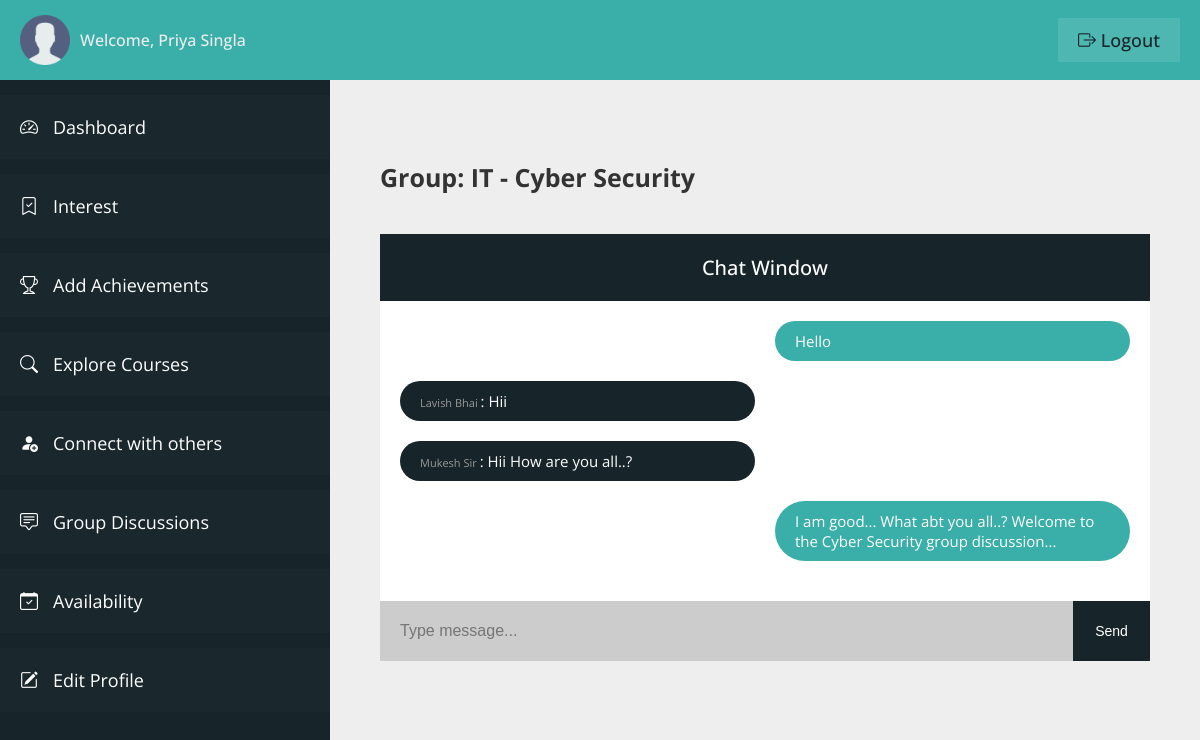
The page /student/group-discussion-window.php?gid=7&gf=IT&gd=Cyber Security (signed in) on the database its author committed.
### tables this page shows
CREATE TABLE `user_table` (
  `user_id` int(11) NOT NULL,
  `user_firstname` varchar(100) NOT NULL,
  `user_lastname` varchar(100) NOT NULL,
  `user_type` varchar(20) NOT NULL,
  `user_email` varchar(100) NOT NULL,
  `user_phone` varchar(10) NOT NULL,
  `user_password` varchar(100) NOT NULL,
  `user_createdon` datetime NOT NULL DEFAULT current_timestamp()
);

CREATE TABLE `group_chat` (
  `chat_id` int(11) NOT NULL,
  `group_id` int(11) NOT NULL,
  `message_from` int(11) NOT NULL,
  `message` varchar(1000) NOT NULL,
  `message_on` datetime NOT NULL DEFAULT current_timestamp()
);

### student/group-discussion-window.php (the view, shortened to what this page needs)
<?php
include "connection.php";
?>
<!DOCTYPE html>
<html lang="en">
<head>
    <link rel="stylesheet" href="css/style-dashboard.css">
    <link rel="stylesheet" href="https://cdn.jsdelivr.net/npm/bootstrap-icons@1.11.0/font/bootstrap-icons.css">
</head>
<body>
    <div class="container">
        <header class="header">
            <div class="header__left">
                <img src="img/user.png" class="user__header-user" alt="user">
                <span class="header__user-name">Welcome,
                    <?php
                    $q = "SELECT * FROM user_table WHERE user_id = '" . $_SESSION['userIdVce'] . "'";
                    $r = mysqli_query($con, $q);
                    if (mysqli_num_rows($r) > 0) {
                        $row = mysqli_fetch_array($r);
                        echo $row['user_firstname'] . ' ' . $row['user_lastname'];
                    }
                    ?>
                </span>
            </div>
            <div class="header__right">
                <a href="logout.php" class="header__user-logout"><i class="bi bi-box-arrow-right"></i> logout</a>
            </div>
        </header>
        <section class="sidebar">
            <ul class="sidebar__items">
                <a href="dashboard.php" class="sidebar__item-link">
                    <li class="sidebar__item">
                        <i class="bi bi-speedometer2"></i>
                        <span>Dashboard</span>
                    </li>
                </a>
                <a href="user-interest.php" class="sidebar__item-link">
                    <li class="sidebar__item">
                        <i class="bi bi-bookmark-check"></i>
                        <span>Interest</span>
                    </li>
                </a>
                <a href="user-achievements.php" class="sidebar__item-link">
                    <li class="sidebar__item">
                        <i class="bi bi-trophy"></i>
                        <span>Add Achievements</span>
                    </li>
                </a>
                <a href="explore-courses.php" class="sidebar__item-link">
                    <li class="sidebar__item">
                        <i class="bi bi-search"></i>
                        <span>Explore Courses</span>
                    </li>
                </a>
                <a href="connect.php" class="sidebar__item-link">
                    <li class="sidebar__item">
                        <i class="bi bi-person-fill-add"></i>
                        <span>Connect with others</span>
                    </li>
                </a>
                <a href="group-discussions.php" class="sidebar__item-link">
                    <li class="sidebar__item">
                        <i class="bi bi-chat-square-text"></i>
                        <span>Group Discussions</span>
                    </li>
                </a>
                <a href="user-availability.php" class="sidebar__item-link">
                    <li class="sidebar__item">
                        <i class="bi bi-calendar-check"></i>
                        <span>Availability</span>
                    </li>
                </a>
                <a href="profile.php" class="sidebar__item-link">
                    <li class="sidebar__item">
                        <i class="bi bi-pencil-square"></i>
                        <span>Edit Profile</span>
                    </li>
                </a>
            </ul>
        </section>
        <main class="main__content">
            <h3 class="user__name-chat">
                Group: <?php
                        echo $_GET['gf'] . " - " . $_GET['gd']; ?>
            </h3>
            <h4 class="user__chat-window">Chat Window</h4>
            <div class="user__chat-container">
                <div class="user__chat-area">
                    <?php
                    $qM = "SELECT * FROM `group_chat` WHERE group_id = '" . $_GET['gid'] . "'";
                    $rM = mysqli_query($con, $qM);
                    if (mysqli_num_rows($rM) > 0) {
                        while ($rowM = mysqli_fetch_array($rM)) {
                            if ($rowM['message_from'] == $_SESSION['userIdVce']) { ?>
                                <p></p>
                                <p class="user__chat-msg-sent">
                                    <?php echo $rowM['message']; ?>
                                </p>
                            <?php } else { ?>
                                <?php
                                $selectU = "SELECT * FROM `user_table` WHERE `user_id` = '" . $rowM['message_from'] . "'";
                                $queryU = mysqli_query($con, $selectU);
                                if (mysqli_num_rows($queryU) > 0) {
                                    while ($rowU = mysqli_fetch_array($queryU)) { ?>
                                        <p class="user__chat-msg-recieve">
                                            <a class="group__chat-user-link" href="connect-profile.php?profile=<?php echo $rowU['user_id'] ?>&fname=<?php echo $rowU['user_firstname']; ?>&lname=<?php echo $rowU['user_lastname']; ?>">
                                                <?php echo $rowU['user_firstname'] . " " . $rowU['user_lastname']; ?>
                                            </a>:
                                            <?php echo $rowM['message']; ?>
                                        </p>
                                        <p></p>
                                <?php }
                                }
                                ?>
                        <?php }
                        }
                    } else { ?>
                        <span>Start messaging...</span>
                    <?php }
                    ?>
                </div>
                <form action="<?php echo htmlspecialchars($_SERVER['REQUEST_URI']) ?>" method="post" class="user__chat-typing">
                    <input class="user_chat-input" type="text" placeholder="Type message..." name="u_msg" autocomplete="off">
                    <input type="submit" class="user__chat-btn" value="Send" name="msg_sent">
                </form>
            </div>
        </main>
    </div>
</body>
</html>

### student/css/style-dashboard.css (style rules this page uses)
:root { --color-primary: #3aafa9; --color-primary-dark: #2b7a78; --color-primary-light: #def2f1; --color-secondary: #17252a; --color-secondary-dark: #101a1d; --color-secondary-light: #377084; --color-grey-light-1: #999; --color-grey-light-2: #ccc; --color-grey-light-3: #eee; --color-grey-dark-1: #242424; --color-grey-dark-2: #333; --color-grey-dark-3: #474747; --color-white: #fff; --font-default: "Open Sans", sans-serif; }
*, *::before, *::after { margin: 0; padding: 0; box-sizing: inherit; }
html { font-size: 62.5%; box-sizing: border-box; }
body { color: var(--color-grey-dark-2); font-family: var(--font-default); }
.container { height: 100vh; display: grid; grid-template-columns: 33rem 1fr; grid-template-rows: 8rem calc(100vh - 8rem); }
.header { grid-column: 1 / -1; background-color: var(--color-primary); display: flex; align-items: center; justify-content: space-between; padding: 0 2rem; }
.header__left { display: flex; align-items: center; gap: 1rem; }
.user__header-user { width: 5rem; }
.header__user-name { font-size: 1.6rem; color: var(--color-grey-light-3); font-weight: 500; }
.header__user-logout:link, .header__user-logout:visited { font-size: 1.8rem; color: var(--color-secondary); background-color: rgba(255, 255, 255, 0.1); text-decoration: none; text-transform: capitalize; font-weight: 500; padding: 1rem 2rem; transition: all 0.2s; }
.sidebar { background-color: var(--color-secondary); overflow-y: scroll; padding-top: 1.5rem; scroll-behavior: smooth; }
.sidebar__item { padding: 2rem; background-color: rgba(255, 255, 255, 0.01); margin-bottom: 1.5rem; display: flex; gap: 1.5rem; transition: all 0.2s; }
.sidebar__item-link:link, .sidebar__item-link:visited { color: var(--color-white); text-decoration: none; font-size: 1.8rem; }
.main__content { background-color: var(--color-grey-light-3); padding: 8rem 5rem; overflow-y: scroll; scroll-behavior: smooth; }
.user__name-chat { margin-right: 2rem; margin-bottom: 4rem; font-size: 2.5rem; }
.user__chat-container { display: grid; grid-template-columns: 1fr; grid-template-rows: 1fr 6rem; height: 45vh; overflow-y: scroll; background-color: var(--color-white); scroll-behavior: smooth; }
.user__chat-window { background-color: var(--color-secondary); color: var(--color-white); max-height: 7rem; font-size: 2rem; font-weight: 500; text-align: center; padding: 2rem; }
.user__chat-area { padding: 2rem; display: grid; grid-template-columns: 1fr 1fr; grid-auto-rows: max-content; grid-row-gap: 2rem; grid-column-gap: 2rem; }
.user__chat-msg-sent { background-color: var(--color-primary); color: var(--color-white); padding: 1rem 2rem; border-radius: 100px; font-size: 1.5rem; }
.user__chat-msg-recieve { background-color: var(--color-secondary); color: var(--color-white); padding: 1rem 2rem; border-radius: 100px; font-size: 1.5rem; }
.user__chat-typing { display: grid; grid-template-columns: 0.9fr 0.1fr; }
.user_chat-input { font-size: 1.6rem; outline: none; padding: 0 2rem; border: none; background-color: var(--color-grey-light-2); }
.user__chat-btn { background-color: var(--color-secondary); color: var(--color-white); cursor: pointer; border: none; font-size: 1.4rem; font-weight: 500; }
.group__chat-user-link { color: var(--color-grey-light-1); text-decoration: none; font-size: 1.1rem; }

### rows shown on the page
user_table: user_firstname "Priya", user_lastname "Singla"
group_chat: message "Hello"
group_chat: message "Hii"
user_table: user_firstname "Lavish", user_lastname "Bhai"
group_chat: message "Hii How are you all..?"
user_table: user_firstname "Mukesh", user_lastname "Sir"
group_chat: message "I am good... What abt you all..? Welcome to the Cyber Security group discussion..."

### other values the page prints
$_GET['gf'] "IT"
$_GET['gd'] "Cyber Security"
